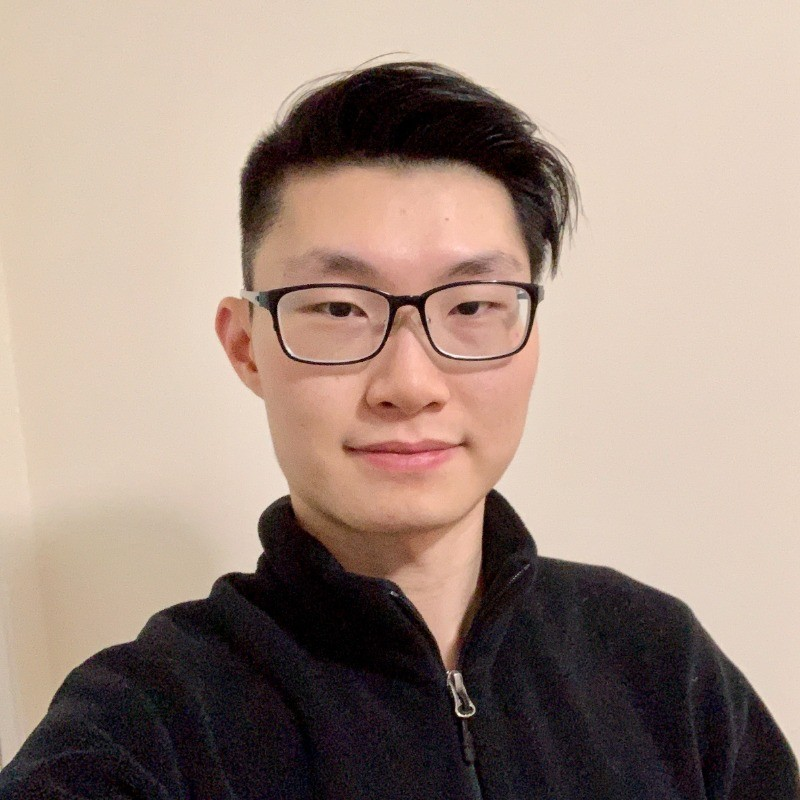
#> input picture project1/photo.jfif, 800 x 800 px
$ jupyter execute part2.ipynb
#> lines starting #> are read from the running program, lines starting #| are printed output that depends on the picture; after the words box and inside, x2 and y2 are one past the last pixel; in counts of white or black regions, pixels touching at a corner belong together
# Skin Tracking Algorithm

### Imports

[cell 1]
import cv2
import numpy as np
import matplotlib.pyplot as plt

### Import Selfie

[cell 2]
img = cv2.imread('./photo.jfif')
#> img is the input picture: shape (800, 800, 3); mean B, G, R 132.1, 144.1, 164.4
img = cv2.cvtColor(img, cv2.COLOR_BGR2RGB)
plt.imshow(img)

### Create Histogram for Entire Image

[cell 3]
img = cv2.cvtColor(img, cv2.COLOR_RGB2HSV)
#> img: shape (800, 800, 3); mean H, S, V 41.7, 67.9, 164.9

# Hue
hist = cv2.calcHist([img],[0],None,[256],[0,255])
#> hist = 256 values, max 123112 at index 13, min 0 at index 31, mean 2500
# Add histogram to the plot.
plt.plot(hist, color='red')
# Limit the plot range on the x-axis to 256 values.
plt.xlim([0,255])

# Saturation
hist = cv2.calcHist([img],[1],None,[256],[0,255])
#> hist = 256 values, max 64217 at index 37, min 0 at index 1, mean 2446.9
# Add histogram to the plot.
plt.plot(hist, color='green')
# Limit the plot range on the x-axis to 256 values.
plt.xlim([0,255])

# Value
hist = cv2.calcHist([img],[2],None,[256],[0,255])
#> hist = 256 values, max 33836 at index 232, min 0 at index 255, mean 2499.6
# Add histogram to the plot.
plt.plot(hist, color='blue')
# Limit the plot range on the x-axis to 256 values.
plt.xlim([0,255])

# Add a legend
plt.legend(('hue','saturation','value'), loc = 'upper left')
# Plot a histogram.
plt.show()
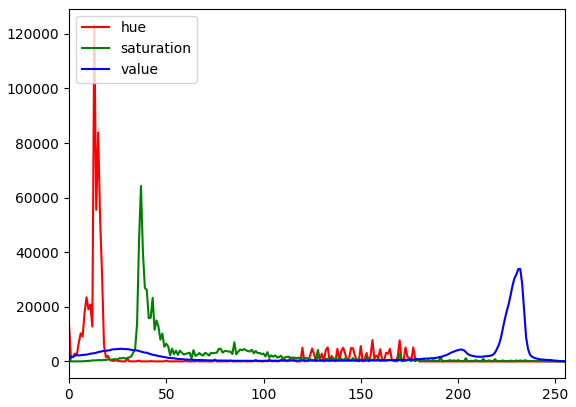
#> figure drawn by matplotlib, 1 panel; curve peaks at x = 13, y = 123112; curve peaks at x = 37, y = 64217; curve peaks at x = 232, y = 33836

### Modify Brightness and Contrast

[cell 4]
def adjust_brightness_contrast(image_array, alpha, beta):
    # Convert to floating point to avoid overflow and underflow
#> called with alpha = 1.5, beta = 40
    temp = image_array.astype('float32')
#> temp: shape (800, 800, 3) float32; mean H, S, V 41.7, 67.9, 164.9
    # Adjust contrast
    temp *= alpha
#> temp: shape (800, 800, 3) float32; mean H, S, V 62.6, 102, 247.3
    # Adjust brightness
    temp += beta
#> temp: shape (800, 800, 3) float32; mean H, S, V 102.6, 142, 287.4
    # Clip values to be in the range [0, 255]
    temp = np.clip(temp, 0, 255)
#> temp: shape (800, 800, 3) float32; mean H, S, V 99.5, 135.3, 206.4
    return temp.astype('uint8')
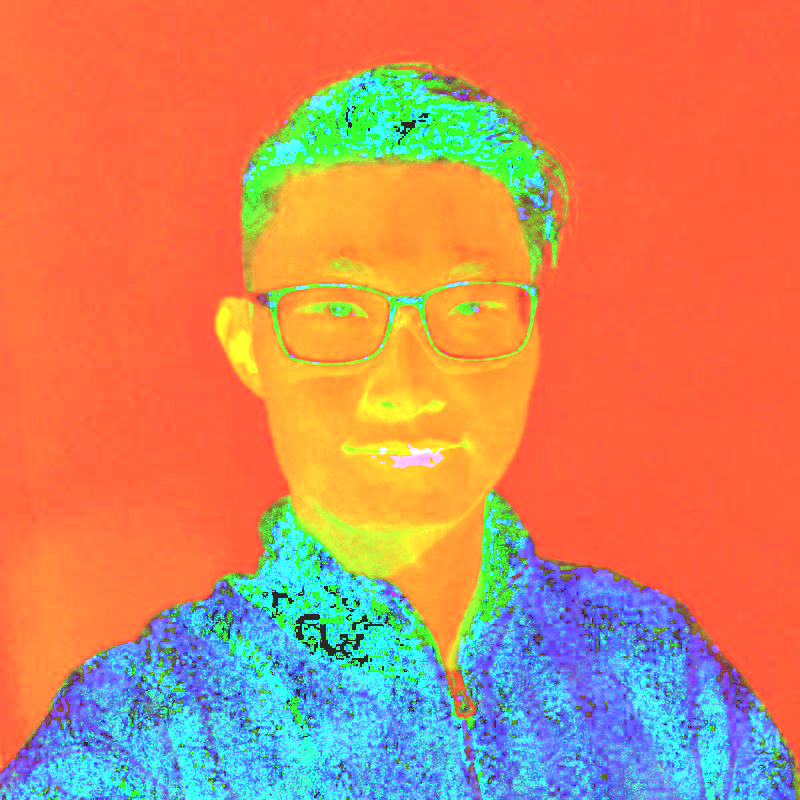
#> returned value: shape (800, 800, 3); mean of channels 0, 1, 2 99.1, 134.9, 205.8; drawn as B, G, R

img_contrast = adjust_brightness_contrast(img, 1.5, 40)

### Create Mask - Draw a rectangle

[cell 5]
# Rectangle OpenCV function
# cv2.rectangle(img, top_left, bottom_right, rect_color, thickness)
top_left = (200,50)
bottom_right = (580,550)
rect_color = (0,0,255)
thickness = 15
img_rect = cv2.rectangle(img, top_left, bottom_right, rect_color, thickness)
#> img_rect: shape (800, 800, 3); mean H, S, V 40.8, 65.5, 167.1
img_rect = cv2.cvtColor(img_rect, cv2.COLOR_HSV2RGB)
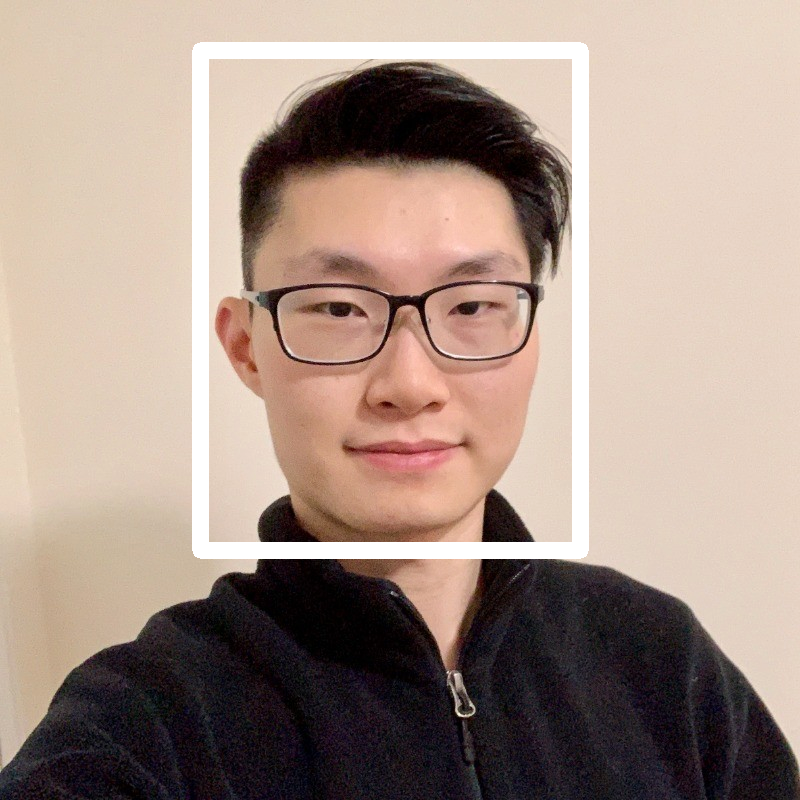
#> img_rect: shape (800, 800, 3); mean R, G, B 166.5, 146.7, 135.5
plt.imshow(img_rect)

### Create a mask

[cell 6]
img = cv2.cvtColor(img, cv2.COLOR_HSV2RGB)
img_contrast = cv2.cvtColor(img_contrast, cv2.COLOR_HSV2RGB)
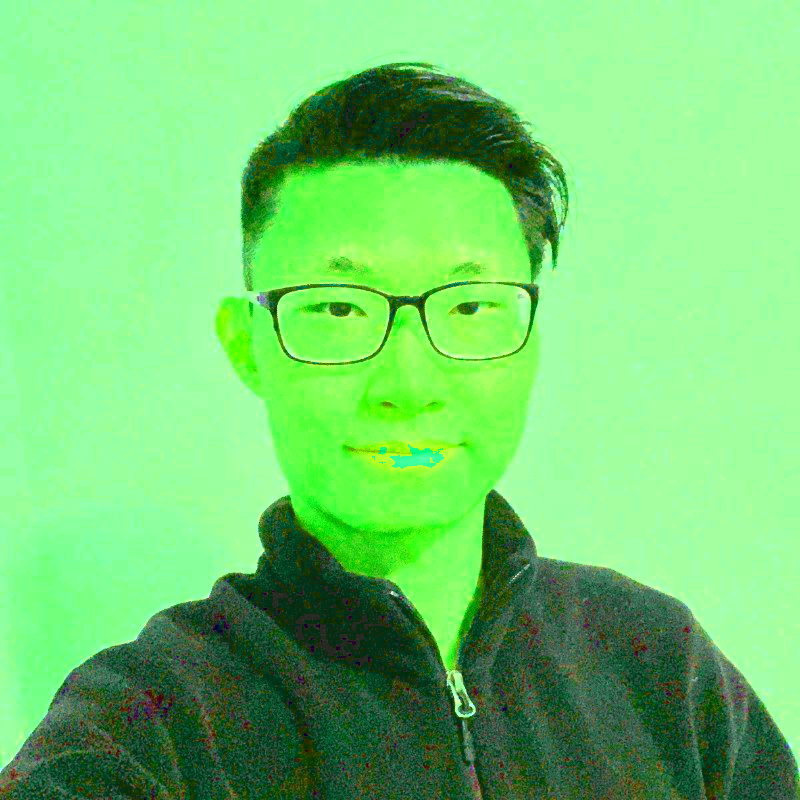
#> img_contrast: shape (800, 800, 3); mean R, G, B 114.8, 205.5, 112.7

img = img[50:550, 200:580]
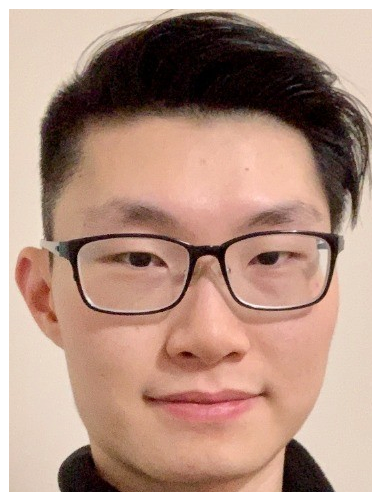
#> img: shape (500, 380, 3); mean R, G, B 180.5, 148.2, 133.3
img_contrast = img_contrast[50:550, 200:580]
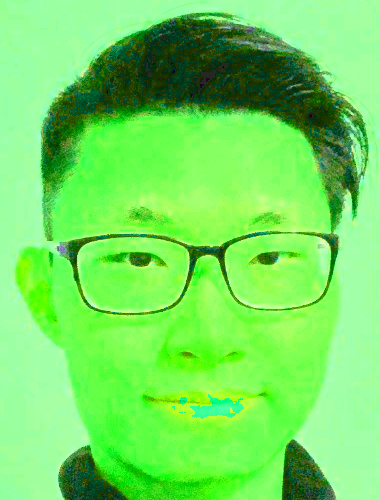
#> img_contrast: shape (500, 380, 3); mean R, G, B 113.5, 223.8, 93.7
plt.imshow(img)

### Create HSV Histogram from Masked Image

[cell 7]
img_contrast = cv2.cvtColor(img_contrast, cv2.COLOR_RGB2HSV)
#> img_contrast: shape (500, 380, 3); mean H, S, V 56.5, 162.2, 223.8

# Hue
hist = cv2.calcHist([img],[0],None,[256],[0,255])
#> hist = 256 values, max 7132 at index 231, min 0 at index 255, mean 684.5
# Add histogram to the plot.
plt.plot(hist, color='red')
# Limit the plot range on the x-axis to 256 values.
plt.xlim([0,255])

# Saturation
hist = cv2.calcHist([img],[1],None,[256],[0,255])
#> hist = 256 values, max 5937 at index 213, min 0 at index 239, mean 684.9
# Add histogram to the plot.
plt.plot(hist, color='green')
# Limit the plot range on the x-axis to 256 values.
plt.xlim([0,255])

# Value
hist = cv2.calcHist([img],[2],None,[256],[0,255])
#> hist = 256 values, max 5572 at index 0, min 0 at index 224, mean 684.9
# Add histogram to the plot.
plt.plot(hist, color='blue')
# Limit the plot range on the x-axis to 256 values.
plt.xlim([0,255])

# Add a legend
plt.legend(('hue','saturation','value'), loc = 'upper left')
# Plot a histogram.
plt.show()
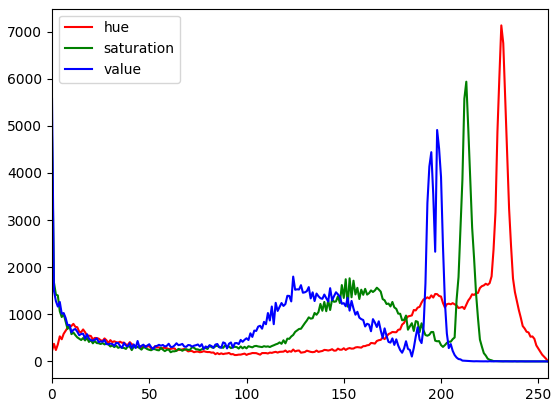
#> figure drawn by matplotlib, 1 panel; curve peaks at x = 231, y = 7132; curve peaks at x = 213, y = 5937; curve peaks at x = 0, y = 5572

### Create Range

[cell 8]
lower = np.array([40, 0, 0])
upper = np.array([58, 255, 255])

mask = cv2.inRange(img_contrast, lower, upper)
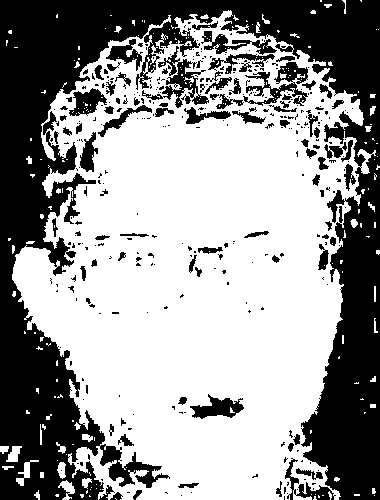
#> mask: shape (500, 380); 59.6% white; 353 black regions (265 under 20 px), largest, box (x1, y1, x2, y2) and area: (0, 0, 380, 500) 64357, (142, 46, 209, 108) 1115, (243, 62, 308, 106) 1072
plt.imshow(mask, cmap='gray')

### Apply mask to image

[cell 9]
img_masked = cv2.bitwise_and(img, img, mask=mask)
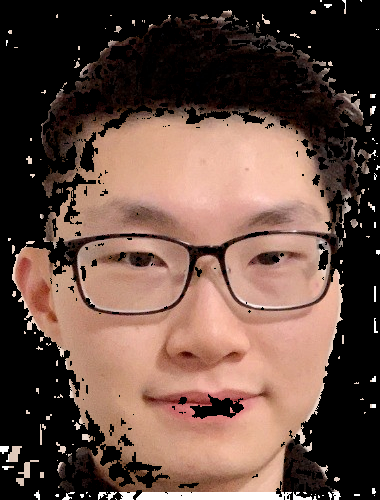
#> img_masked: shape (500, 380, 3); mean R, G, B 103.1, 77.4, 67.2
plt.imshow(img_masked)
